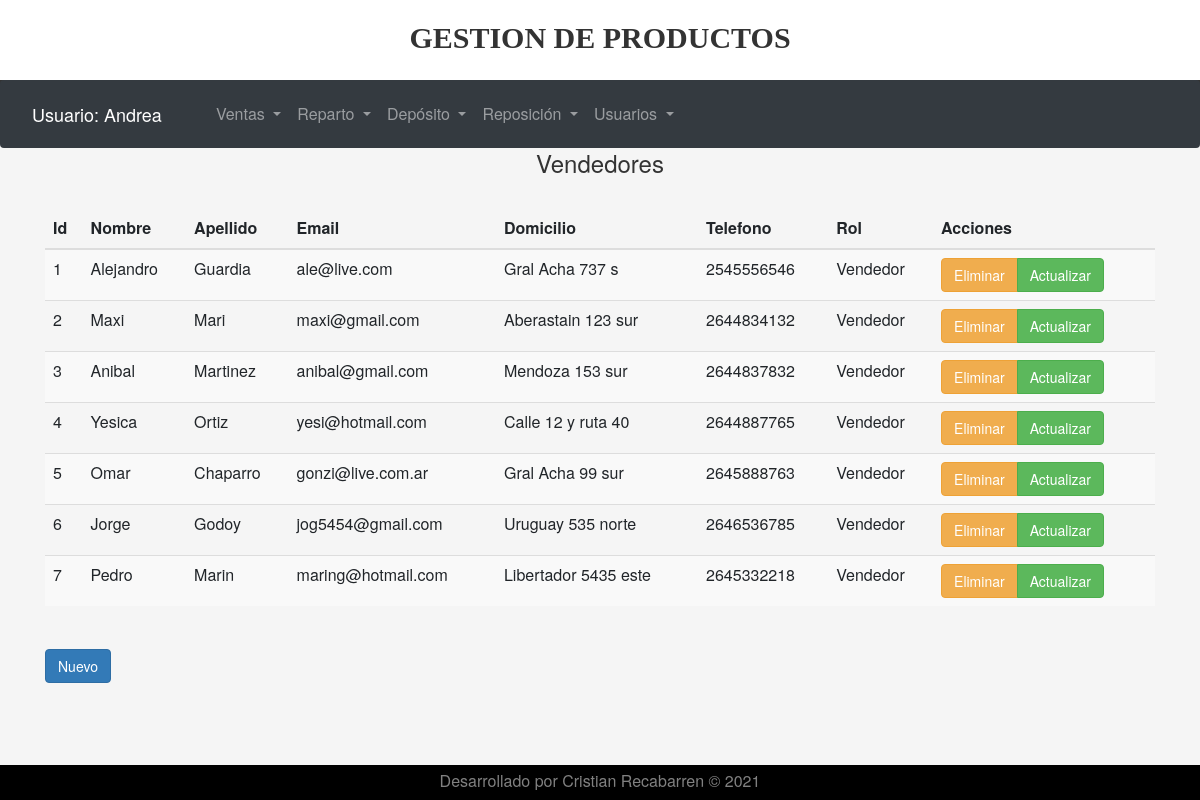
The page /views/vendedores.php (signed in) on the database its author committed.
### tables this page shows
CREATE TABLE IF NOT EXISTS `usuario` (
  `id` int NOT NULL AUTO_INCREMENT,
  `nombre` varchar(255) NOT NULL,
  `apellido` varchar(30) NOT NULL,
  `email` varchar(255) NOT NULL,
  `password` varchar(255) NOT NULL,
  `id_rol` int NOT NULL,
  `Timestamp` timestamp NOT NULL DEFAULT CURRENT_TIMESTAMP,
  `activo` varchar(30) NOT NULL,
  PRIMARY KEY (`id`)
);

CREATE TABLE IF NOT EXISTS `vendedor` (
  `id` int NOT NULL AUTO_INCREMENT,
  `nombre` varchar(30) NOT NULL,
  `apellido` varchar(30) NOT NULL,
  `email` varchar(30) NOT NULL,
  `domicilio` varchar(30) NOT NULL,
  `telefono` varchar(18) NOT NULL,
  `rol` int NOT NULL,
  PRIMARY KEY (`id`)
);

CREATE TABLE IF NOT EXISTS `rol` (
  `id` int NOT NULL AUTO_INCREMENT,
  `nombre` varchar(255) NOT NULL,
  PRIMARY KEY (`id`)
);

### views/home.php (called while the page is built)
<?php
require_once 'layout/header.php';
require_once 'layout/menu.php';
require_once 'layout/footer.php';
?>

### includes/user.php (called while the page is built, shortened)
<?php
require_once 'db.php';
class User extends DB {
    private $nombre;
    public function setUser($user) {
        $query = $this->connect()->prepare('Select * from usuario where nombre = :user');
        $query->execute(['user' => $user]);
        foreach ($query as $currentUser) {
            $this->nombre = $currentUser['nombre'];
        }
    }
    public function getNombre() {
        return $this->nombre;
    }
}

### includes/db.php (called while the page is built)
    <?php
   class  DB{
      private $host ;
      private $db ;
      private $user ;
      private $password;
      private $charset;
        public function  __construct() {
            $this->host ='localhost';
            $this->db ='logistica' ;
            $this->user ='root' ;
            $this->password = '';
            $this->charset ='utf8mb4' ;
        }
        public function  connect() {
            try{
                $connection = "mysql:host=" . $this->host . ";dbname=" . $this->db . ";charset=" . $this->charset;
                $options = [PDO:: ATTR_ERRMODE =>PDO::ERRMODE_EXCEPTION ,
                                  PDO:: ATTR_EMULATE_PREPARES => false];
                $pdo = new PDO($connection, $this->user, $this->password, $options);
                return  $pdo ;
            } catch (PDOException  $e ) {
                print_r ("Error de Conexión");
            }
        }
    }
?>

### includes/vendedor.php (called while the page is built, shortened)
<?php
require_once 'db.php';
class Vendedor extends DB {
public function mostrarVendedor(){
       $query = $this->connect()->prepare('Select vendedor.id, vendedor.nombre, vendedor.apellido, vendedor.email, '
               . 'vendedor.domicilio, vendedor.telefono, rol.nombre as rol from vendedor inner join rol on vendedor.rol = rol.id');
        $query->execute();
        $resultado = $query->fetchAll(PDO::FETCH_ASSOC);
        return $resultado;
}
}
?>

### views/vendedores.php (the view, shortened to what this page needs)
<?php
require_once '../includes/user.php';
require_once '../includes/vendedor.php';
$userSession = new UserSession();
$user = new User();
$vendedor = new Vendedor();
if (isset($_SESSION['user'])){
    $user->setUser($userSession->getCurrentUser());
    require_once 'home.php';
} else {
    require_once 'login.php';
}
?>
<h3 class="text-center">Vendedores</h3>
<div class="container">
    <table class="table table-striped">
                <thead>
                    <tr>
                        <th>Id</th>
                        <th>Nombre</th>
                        <th>Apellido</th>
                        <th>Email</th>
                        <th>Domicilio</th>
                        <th>Telefono</th>
                        <th>Rol</th>
                        <th>Acciones</th>
                    </tr>
                </thead>
                <?php foreach ($vendedor->mostrarVendedor() as $mostrar): ?>
                    <tr>
                        <td><?php echo $mostrar['id']; ?></td>
                        <td><?php echo $mostrar['nombre']; ?></td>
                        <td><?php echo $mostrar['apellido']; ?></td>
                        <td><?php echo $mostrar['email']; ?></td>
                        <td><?php echo $mostrar['domicilio']; ?></td>
                        <td><?php echo $mostrar['telefono']; ?></td>
                        <td><?php echo $mostrar['rol']; ?></td>
                        <td>
                            <div class="btn-group">
                                <a href="eliminar.php?id=<?php echo $mostrar['id']; ?>" class="btn btn-warning">Eliminar</a>
                                <a href="editar.php?id=<?php echo $mostrar['id']; ?>" class="btn btn-success">Actualizar</a>
                            </div>
                        </td>
                    </tr>
                <?php endforeach; ?>
            </table>
            <br>
            <a href="">
               <button class="btn btn-primary">Nuevo</button>
            </a>
        </div>

### views/layout/menu.php (shortened to what this page needs)
<div class="menu">
    <nav class="navbar navbar-expand-md navbar-dark bg-dark">
        <a href="http://localhost/SystemLog/index.php" class="navbar-brand">
            <?php
            echo 'Usuario: ' . $user->getNombre();
            ?>
        </a>
        <div class="collapse navbar-collapse" id="secondNavbar">
            <ul class="navbar-nav">
                <li class="nav-item dropdown">
                    <a href="#" class="nav-link dropdown-toggle" data-toggle="dropdown">
                        Ventas
                    </a>
                </li>
                <li class="nav-item dropdown">
                    <a href="#" class="nav-link dropdown-toggle" data-toggle="dropdown">
                        Reparto
                    </a>
                </li>
                <li class="nav-item dropdown">
                    <a href="#" class="nav-link dropdown-toggle" data-toggle="dropdown">
                        Depósito
                    </a>
                </li>
                <li class="nav-item dropdown">
                    <a href="#" class="nav-link dropdown-toggle" data-toggle="dropdown">
                        Reposición
                    </a>
                </li>
                <li class="nav-item dropdown">
                    <a href="#" class="nav-link dropdown-toggle" data-toggle="dropdown">
                        Usuarios
                    </a>
                </li>
            </ul>
        </div>
    </nav>
</div>

### css/estilos.css (style rules this page uses)
body, html { height: 100%; width: 100%; font-size: 16px; position: relative; background: whitesmoke; }
* { padding: 0; margin: 0; }
body, html { margin:0; padding:0; }
.menu { height:50px; width:100%; background:#333; color:white; text-align:center; }

### rows shown on the page
usuario: nombre "Andrea"
vendedor: id "1", nombre "Alejandro", apellido "Guardia", email "ale@live.com", domicilio "Gral Acha 737 s", telefono "2545556546", rol.nombre "Vendedor"
vendedor: id "2", nombre "Maxi", apellido "Mari", email "maxi@gmail.com", domicilio "Aberastain 123 sur", telefono "2644834132", rol.nombre "Vendedor"
vendedor: id "3", nombre "Anibal", apellido "Martinez", email "anibal@gmail.com", domicilio "Mendoza 153 sur", telefono "2644837832", rol.nombre "Vendedor"
vendedor: id "4", nombre "Yesica", apellido "Ortiz", email "yesi@hotmail.com", domicilio "Calle 12 y ruta 40", telefono "2644887765", rol.nombre "Vendedor"
vendedor: id "5", nombre "Omar", apellido "Chaparro", email "gonzi@live.com.ar", domicilio "Gral Acha 99 sur", telefono "2645888763", rol.nombre "Vendedor"
vendedor: id "6", nombre "Jorge", apellido "Godoy", email "jog5454@gmail.com", domicilio "Uruguay 535 norte", telefono "2646536785", rol.nombre "Vendedor"
vendedor: id "7", nombre "Pedro", apellido "Marin", email "maring@hotmail.com", domicilio "Libertador 5435 este", telefono "2645332218", rol.nombre "Vendedor"
